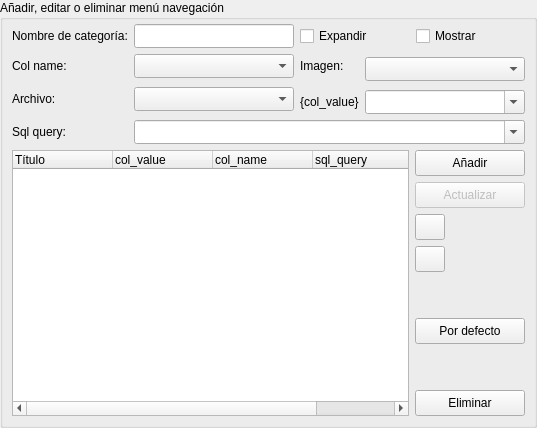
     <widget class="QWidget" name="page_3">
      <layout class="QVBoxLayout" name="verticalLayout_2">
       <property name="margin">
        <number>0</number>
       </property>
       <item>
        <widget class="QGroupBox" name="groupBox_2">
         <property name="title">
          <string>Añadir, editar o eliminar menú navegación</string>
         </property>
         <layout class="QGridLayout" name="gridLayout">
          <property name="topMargin">
           <number>4</number>
          </property>
          <item row="1" column="1">
           <widget class="QComboBox" name="cbxMnuNavColName">
            <property name="minimumSize">
             <size>
              <width>160</width>
              <height>24</height>
             </size>
            </property>
            <property name="iconSize">
             <size>
              <width>16</width>
              <height>16</height>
             </size>
            </property>
           </widget>
          </item>
          <item row="3" column="3" colspan="2">
           <widget class="QComboBox" name="cbxMnuNavColValue">
            <property name="minimumSize">
             <size>
              <width>0</width>
              <height>24</height>
             </size>
            </property>
            <property name="editable">
             <bool>true</bool>
            </property>
           </widget>
          </item>
          <item row="4" column="0">
           <widget class="QLabel" name="lb_Opt_49">
            <property name="minimumSize">
             <size>
              <width>108</width>
              <height>0</height>
             </size>
            </property>
            <property name="text">
             <string>Sql query:</string>
            </property>
           </widget>
          </item>
          <item row="1" column="0">
           <widget class="QLabel" name="lb_Opt_48">
            <property name="minimumSize">
             <size>
              <width>108</width>
              <height>0</height>
             </size>
            </property>
            <property name="text">
             <string>Col name:</string>
            </property>
           </widget>
          </item>
          <item row="5" column="0" rowspan="8" colspan="4">
           <widget class="QTreeWidget" name="twMnuNav">
            <property name="selectionBehavior">
             <enum>QAbstractItemView::SelectRows</enum>
            </property>
            <property name="iconSize">
             <size>
              <width>32</width>
              <height>32</height>
             </size>
            </property>
            <property name="rootIsDecorated">
             <bool>false</bool>
            </property>
            <property name="uniformRowHeights">
             <bool>true</bool>
            </property>
            <property name="allColumnsShowFocus">
             <bool>true</bool>
            </property>
            <column>
             <property name="text">
              <string>Título</string>
             </property>
            </column>
            <column>
             <property name="text">
              <string>col_value</string>
             </property>
            </column>
            <column>
             <property name="text">
              <string>col_name</string>
             </property>
            </column>
            <column>
             <property name="text">
              <string>sql_query</string>
             </property>
            </column>
            <column>
             <property name="text">
              <string>Archivo</string>
             </property>
            </column>
           </widget>
          </item>
          <item row="11" column="4">
           <spacer name="verticalSpacer_7">
            <property name="orientation">
             <enum>Qt::Vertical</enum>
            </property>
            <property name="sizeHint" stdset="0">
             <size>
              <width>20</width>
              <height>40</height>
             </size>
            </property>
           </spacer>
          </item>
          <item row="2" column="0" rowspan="2">
           <widget class="QLabel" name="lb_Opt_50">
            <property name="text">
             <string>Archivo:</string>
            </property>
           </widget>
          </item>
          <item row="1" column="3" rowspan="2" colspan="2">
           <widget class="QGroupComboBox" name="cbxMnuNavImg">
            <property name="minimumSize">
             <size>
              <width>160</width>
              <height>24</height>
             </size>
            </property>
            <property name="iconSize">
             <size>
              <width>16</width>
              <height>16</height>
             </size>
            </property>
           </widget>
          </item>
          <item row="8" column="4">
           <widget class="QPushButton" name="btnMnuNavBajar">
            <property name="minimumSize">
             <size>
              <width>30</width>
              <height>26</height>
             </size>
            </property>
            <property name="maximumSize">
             <size>
              <width>30</width>
              <height>26</height>
             </size>
            </property>
            <property name="icon">
             <iconset resource="../res/gr-lida.qrc">
              <normaloff>:/img16/go-down.png</normaloff>:/img16/go-down.png</iconset>
            </property>
           </widget>
          </item>
          <item row="6" column="4">
           <widget class="QPushButton" name="btnMnuNavUpdate">
            <property name="enabled">
             <bool>false</bool>
            </property>
            <property name="minimumSize">
             <size>
              <width>110</width>
              <height>26</height>
             </size>
            </property>
            <property name="text">
             <string>Actualizar</string>
            </property>
            <property name="icon">
             <iconset resource="../res/gr-lida.qrc">
              <normaloff>:/img16/actualizar.png</normaloff>:/img16/actualizar.png</iconset>
            </property>
           </widget>
          </item>
          <item row="12" column="4">
           <widget class="QPushButton" name="btnMnuNavDelete">
            <property name="minimumSize">
             <size>
              <width>110</width>
              <height>26</height>
             </size>
            </property>
            <property name="text">
             <string>Eliminar</string>
            </property>
            <property name="icon">
             <iconset resource="../res/gr-lida.qrc">
              <normaloff>:/img16/list_remove.png</normaloff>:/img16/list_remove.png</iconset>
            </property>
           </widget>
          </item>
          <item row="5" column="4">
           <widget class="QPushButton" name="btnMnuNavAdd">
            <property name="minimumSize">
             <size>
              <width>110</width>
              <height>26</height>
             </size>
            </property>
            <property name="text">
             <string>Añadir</string>
            </property>
            <property name="icon">
             <iconset resource="../res/gr-lida.qrc">
              <normaloff>:/img16/list_add.png</normaloff>:/img16/list_add.png</iconset>
            </property>
           </widget>
          </item>
          <item row="7" column="4">
           <widget class="QPushButton" name="btnMnuNavSubir">
            <property name="minimumSize">
             <size>
              <width>30</width>
              <height>26</height>
             </size>
            </property>
            <property name="maximumSize">
             <size>
              <width>30</width>
              <height>26</height>
             </size>
            </property>
            <property name="icon">
             <iconset resource="../res/gr-lida.qrc">
              <normaloff>:/img16/go-up.png</normaloff>:/img16/go-up.png</iconset>
            </property>
           </widget>
          </item>
          <item row="0" column="0">
           <widget class="QLabel" name="lb_Opt_45">
            <property name="minimumSize">
             <size>
              <width>108</width>
              <height>0</height>
             </size>
            </property>
            <property name="text">
             <string>Nombre de categoría:</string>
            </property>
           </widget>
          </item>
          <item row="0" column="1">
           <widget class="QLineEdit" name="txtMnuNavNombre">
            <property name="minimumSize">
             <size>
              <width>0</width>
              <height>24</height>
             </size>
            </property>
           </widget>
          </item>
          <item row="0" column="2" colspan="3">
           <layout class="QHBoxLayout" name="horizontalLayout">
            <item>
             <widget class="QCheckBox" name="chkMnuNavExpanded">
              <property name="text">
               <string>Expandir</string>
              </property>
             </widget>
            </item>
            <item>
             <widget class="QCheckBox" name="chkMnuNavShow">
              <property name="text">
               <string>Mostrar</string>
              </property>
             </widget>
            </item>
           </layout>
          </item>
          <item row="4" column="1" colspan="4">
           <widget class="QComboBox" name="cbxMnuNavSqlQuery">
            <property name="minimumSize">
             <size>
              <width>0</width>
              <height>24</height>
             </size>
            </property>
            <property name="editable">
             <bool>true</bool>
            </property>
            <property name="iconSize">
             <size>
              <width>16</width>
              <height>16</height>
             </size>
            </property>
           </widget>
          </item>
          <item row="2" column="1" rowspan="2">
           <widget class="QComboBox" name="cbxMnuNavArchivo">
            <property name="minimumSize">
             <size>
              <width>160</width>
              <height>24</height>
             </size>
            </property>
            <property name="iconSize">
             <size>
              <width>16</width>
              <height>16</height>
             </size>
            </property>
           </widget>
          </item>
          <item row="3" column="2">
           <widget class="QLabel" name="lb_Opt_51">
            <property name="text">
             <string>{col_value}</string>
            </property>
           </widget>
          </item>
          <item row="1" column="2">
           <widget class="QLabel" name="lb_Opt_47">
            <property name="text">
             <string>Imagen:</string>
            </property>
           </widget>
          </item>
          <item row="10" column="4">
           <widget class="QPushButton" name="btnMnuNavDefecto">
            <property name="minimumSize">
             <size>
              <width>110</width>
              <height>26</height>
             </size>
            </property>
            <property name="text">
             <string>Por defecto</string>
            </property>
            <property name="icon">
             <iconset resource="../res/gr-lida.qrc">
              <normaloff>:/img16/categorias.png</normaloff>:/img16/categorias.png</iconset>
            </property>
           </widget>
          </item>
          <item row="9" column="4">
           <spacer name="verticalSpacer_6">
            <property name="orientation">
             <enum>Qt::Vertical</enum>
            </property>
            <property name="sizeType">
             <enum>QSizePolicy::Preferred</enum>
            </property>
            <property name="sizeHint" stdset="0">
             <size>
              <width>20</width>
              <height>40</height>
             </size>
            </property>
           </spacer>
          </item>
         </layout>
        </widget>
       </item>
      </layout>
     </widget>
